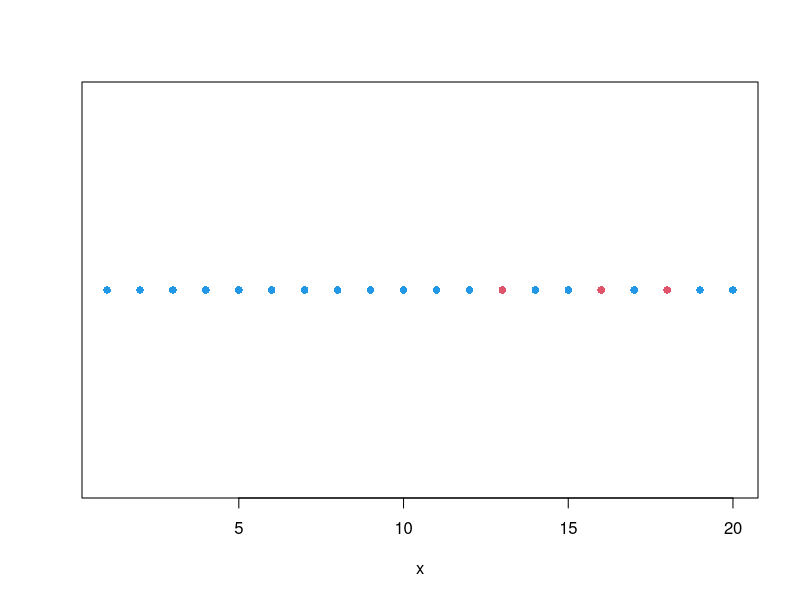
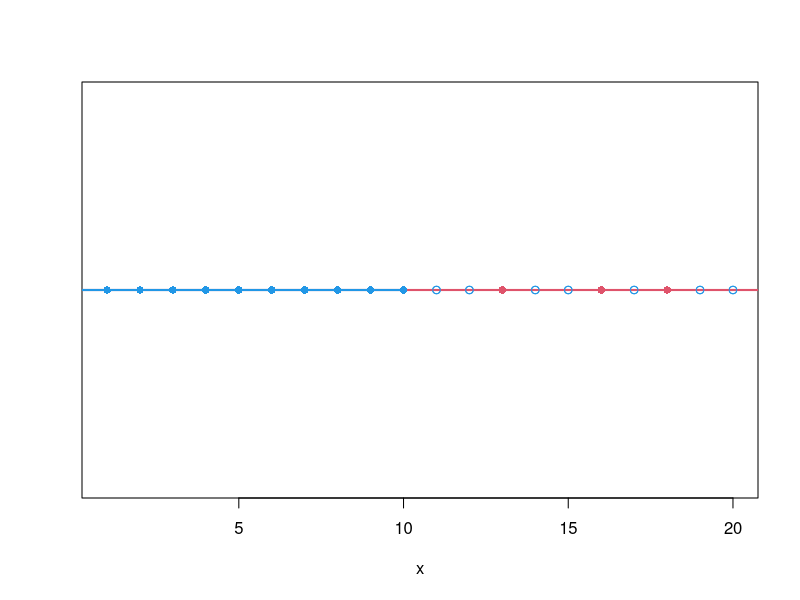
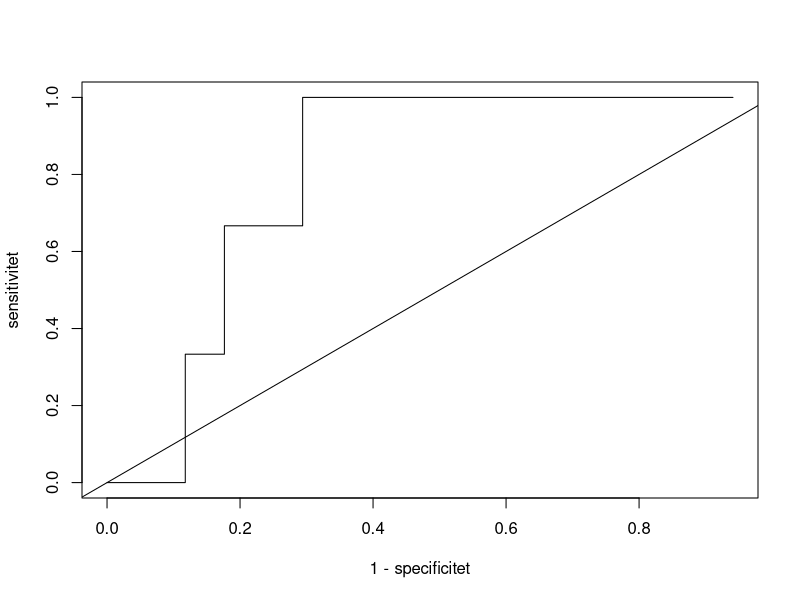
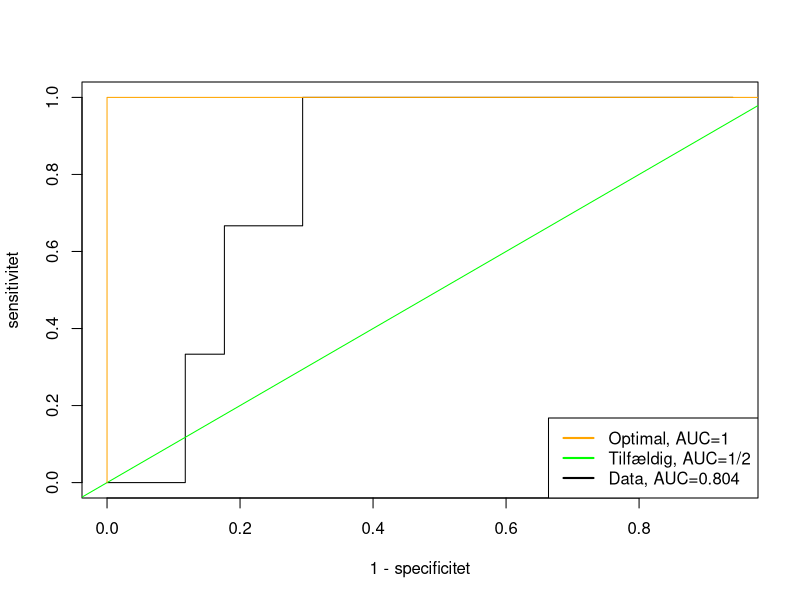
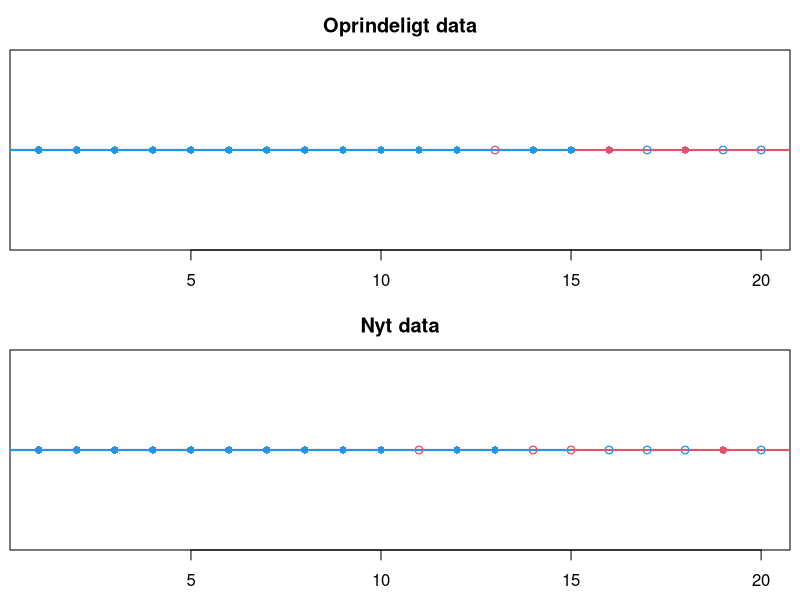
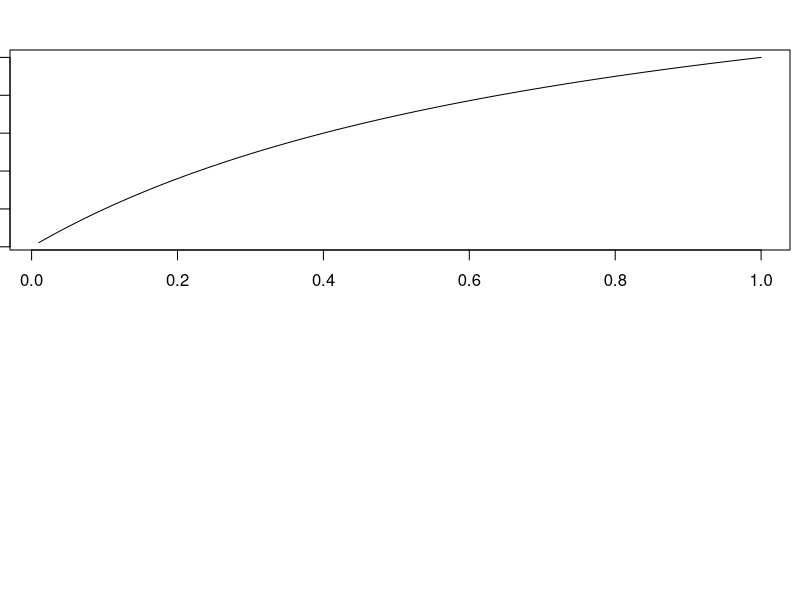

These figures' R source, in order:
## ---- chunk 1
#| echo: false
#| fig-cap: Et lille dataeksempel med 20 datapunkter. 
#| label: fig-data_eksempel
x<-1:20
y<-c(rep(0,12),1,rep(0,2),1,0, 1 ,0,0 )
plot(x,rep(1,20),col=-2*y+4,pch=16,yaxt="n",ylab="")

fejl<-rep(0,20)
for( t in 1:20){
tf<-as.numeric(x>t)
fejl[t]<-sum(tf!=y)
}
## ---- chunk 2
#| echo: false
#| fig-cap: Klassifikation med tærskelværdi $t=10$. Observationer i det blå område prædikteres blå, mens observationer i det røde område  prædikteres røde. Udfyldte cirkler angiver korrekte klassifikationer. Åbne cirkler angiver fejlklassifikationer. 
#| label: fig-t10
x<-1:20
y<-c(rep(0,12),1,rep(0,2),1,0, 1 ,0,0 )
t<-10
pred<- as.numeric(x>t)
korrekt<-(pred==y)
color<- -2*y+4
ch<- rep(1,20)
ch[korrekt]<-16
plot(x,rep(1,20),col=color,pch=ch,yaxt="n",ylab="")
abline(1,0,col=2,lwd=2)
lines(c(-5,t),c(1,1),col=4,lwd=2)
points(x,rep(1,20),col=-2*y+4,pch=ch)
## ---- chunk 3
#| echo: false
#| fig-cap: ROC-kurve for dataeksemplet i @fig-data_eksempel.
#| label: fig-roc
sen<-c(rep(1,12),rep(2/3,3),rep(1/3,2),rep(0,3))
spe<-c((1:12)/17,12/17,13/17 ,14/17, (14:15)/17,(15:17)/17)
plot(1-spe,sen,type="l",xlab="1 - specificitet",ylab="sensitivitet")
abline(0,1)
## ---- chunk 4
#| echo: false
#| fig-cap: AUC for perfekt klassifikation (orange), tilfældig klassifikation (grøn) og vores dataeksempel (sort).
#| label: fig-auc
sen<-c(rep(1,12),rep(2/3,3),rep(1/3,2),rep(0,3))
spe<-c((1:12)/17,12/17,13/17 ,14/17, (14:15)/17,(15:17)/17)
plot(1-spe,sen,type="l",xlab="1 - specificitet",ylab="sensitivitet")
abline(0,1,col="green")
lines(c(0,0,1),c(0,1,1),col="orange")
legend("bottomright",          # Position
       legend = c("Optimal, AUC=1", "Tilfældig, AUC=1/2","Data, AUC=0.804"), 
       lty = c(1, 1, 1),           
       col = c("orange", "green","black"),        
       lwd = 2) 
## ---- chunk 5
#| echo: false
#| fig-cap: Det oprindelige data fra @fig-data_eksempel og et nyt datasæt klassificeret ud fra tærskelværdien $t=15$.
#| label: fig-test-data
par(mfrow=c(2,1), mar = c(2.5,.5,2.5,.5))

x<-1:20
y<-c(rep(0,12),1,rep(0,2),1,0, 1 ,0,0 )
t<-15
pred<- as.numeric(x>t)
korrekt<-(pred==y)
color<- -2*y+4
ch<- rep(1,20)
ch[korrekt]<-16
plot(x,rep(1,20),col=color,pch=ch,yaxt="n",ylab="",main="Oprindeligt data")
abline(1,0,col=2,lwd=2)
lines(c(-5,t),c(1,1),col=4,lwd=2)
points(x,rep(1,20),col=-2*y+4,pch=ch)

x<-1:20
y<-c(rep(0,10),1,0, 0,1,1,0 ,0,0,1 ,0)
t<-15
pred<- as.numeric(x>t)
korrekt<-(pred==y)
color<- -2*y+4
ch<- rep(1,20)
ch[korrekt]<-16
plot(x,rep(1,20),col=color,pch=ch,yaxt="n",ylab="",main="Nyt data")
abline(1,0,col=2,lwd=2)
lines(c(-5,t),c(1,1),col=4,lwd=2)
points(x,rep(1,20),col=-2*y+4,pch=ch)


## ---- chunk 6
#| echo: false
sen<-0.9
spe<-0.6
psand<-(1:100)/100
ppv<-sen* psand/( sen * psand + (1-spe)*(1-psand) )
plot(psand,ppv,type="l",xlab="P(sand rød)", ylab= "Positiv prædiktiv værdi")


